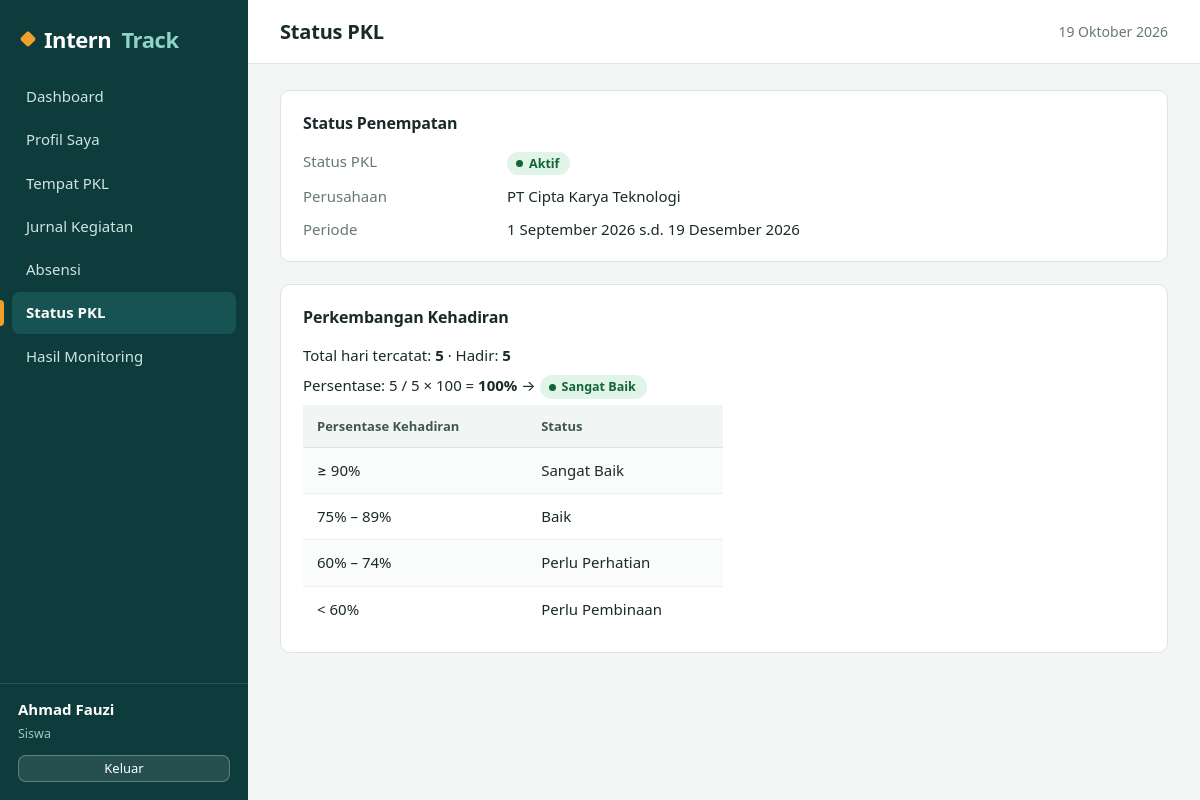
The page /siswa/status.php (signed in) on the database its author committed.
### tables this page shows
CREATE TABLE siswa (
  id_siswa INT AUTO_INCREMENT PRIMARY KEY,
  id_user  INT NOT NULL UNIQUE,
  nis      VARCHAR(20)  NOT NULL UNIQUE,
  nama     VARCHAR(100) NOT NULL,
  kelas    VARCHAR(20),
  jurusan  VARCHAR(60),
  no_hp    VARCHAR(20),
  alamat   VARCHAR(255),
  CONSTRAINT fk_siswa_user FOREIGN KEY (id_user) REFERENCES users(id_user) ON DELETE CASCADE
);

CREATE TABLE penempatan (
  id_penempatan INT AUTO_INCREMENT PRIMARY KEY,
  id_siswa      INT NOT NULL UNIQUE,
  id_perusahaan INT NOT NULL,
  id_pembimbing INT NOT NULL,
  tgl_mulai     DATE NOT NULL,
  tgl_selesai   DATE NOT NULL,
  status        ENUM('Belum Mulai','Aktif','Selesai') NOT NULL DEFAULT 'Belum Mulai',
  CONSTRAINT fk_pen_siswa      FOREIGN KEY (id_siswa)      REFERENCES siswa(id_siswa)           ON DELETE CASCADE,
  CONSTRAINT fk_pen_perusahaan FOREIGN KEY (id_perusahaan) REFERENCES perusahaan(id_perusahaan) ON DELETE RESTRICT,
  CONSTRAINT fk_pen_pembimbing FOREIGN KEY (id_pembimbing) REFERENCES pembimbing(id_pembimbing) ON DELETE RESTRICT
);

CREATE TABLE perusahaan (
  id_perusahaan   INT AUTO_INCREMENT PRIMARY KEY,
  nama_perusahaan VARCHAR(120) NOT NULL,
  alamat          VARCHAR(255),
  bidang          VARCHAR(100),
  kontak          VARCHAR(30)
);

### config/database.php (called while the page is built, shortened)
<?php
function db(): PDO
{
    static $pdo = null;
    if ($pdo === null) {
        try {
            $pdo = new PDO(
                'mysql:host=' . DB_HOST . ';dbname=' . DB_NAME . ';charset=utf8mb4',
                DB_USER,
                DB_PASS,
                [
                    PDO::ATTR_ERRMODE            => PDO::ERRMODE_EXCEPTION,
                    PDO::ATTR_DEFAULT_FETCH_MODE => PDO::FETCH_ASSOC,
                ]
            );
        } catch (PDOException $ex) {
            http_response_code(500);
            exit('Koneksi database gagal. Pastikan database "interntrack" sudah diimpor dan config/database.php benar.');
        }
    }
    return $pdo;
}

### siswa/status.php (the view, shortened to what this page needs)
<?php
require_once __DIR__ . '/../config/app.php';
$p = penempatan_saya();
$judul = 'Status PKL';
include __DIR__ . '/../includes/header.php';
$rk = rekap_kehadiran_semua('p.id_penempatan = ?', [$p['id_penempatan']])[0];
?>
<div class="card"><h3>Status Penempatan</h3>
<dl class="det"><dt>Status PKL</dt><dd><?= badge($p['status']) ?></dd>
<dt>Perusahaan</dt><dd><?= e($p['nama_perusahaan']) ?></dd>
<dt>Periode</dt><dd><?= tgl_id($p['tgl_mulai']) ?> s.d. <?= tgl_id($p['tgl_selesai']) ?></dd></dl></div>
<div class="card"><h3>Perkembangan Kehadiran</h3>
<p>Total hari tercatat: <b><?= $rk['total'] ?></b> &middot; Hadir: <b><?= $rk['hadir'] ?></b></p>
<p>Persentase: <?= $rk['hadir'] ?> / <?= $rk['total'] ?> &times; 100 = <b><?= $rk['pct'] ?>%</b> &rarr; <?= badge($rk['kategori']) ?></p>
<table class="tbl" style="max-width:420px"><tr><th>Persentase Kehadiran</th><th>Status</th></tr>
<tr><td>&ge; 90%</td><td>Sangat Baik</td></tr><tr><td>75% – 89%</td><td>Baik</td></tr>
<tr><td>60% – 74%</td><td>Perlu Perhatian</td></tr><tr><td>&lt; 60%</td><td>Perlu Pembinaan</td></tr></table></div>
<?php include __DIR__ . '/../includes/footer.php'; ?>

### includes/header.php (shortened to what this page needs)
<?php
$u    = user();
$role = $u['role'] ?? '';
if ($role === 'admin') {
    $menu = [
        ['Dashboard', 'admin/dashboard.php'],
        ['Data Siswa', 'admin/siswa.php'],
        ['Data Perusahaan', 'admin/perusahaan.php'],
        ['Data Pembimbing', 'admin/pembimbing.php'],
        ['Penempatan PKL', 'admin/penempatan.php'],
        ['Aktivitas Siswa', 'admin/jurnal.php'],
        ['Kehadiran', 'admin/absensi.php'],
        ['Monitoring', 'admin/monitoring.php'],
        ['Laporan'],
        ['Laporan Data Siswa', 'laporan/siswa.php'],
        ['Laporan Kehadiran', 'laporan/kehadiran.php'],
        ['Laporan Monitoring', 'laporan/monitoring.php'],
    ];
} else {
    $menu = [
        ['Dashboard', 'siswa/dashboard.php'],
        ['Profil Saya', 'siswa/profil.php'],
        ['Tempat PKL', 'siswa/tempat_pkl.php'],
        ['Jurnal Kegiatan', 'siswa/jurnal.php'],
        ['Absensi', 'siswa/absensi.php'],
        ['Status PKL', 'siswa/status.php'],
        ['Hasil Monitoring', 'siswa/monitoring.php'],
    ];
}
$self = str_replace('\\', '/', $_SERVER['SCRIPT_NAME']);
?><!DOCTYPE html>
<html lang="id">
<head>
<link rel="stylesheet" href="<?= url('assets/css/style.css') ?>">
</head>
<body>
<aside class="side">
    <div class="brand">Intern<span>Track</span></div>
    <nav>
    <?php foreach ($menu as $m): ?>
        <?php if (count($m) === 1): ?>
            <div class="nav-h"><?= e($m[0]) ?></div>
        <?php else: $on = substr($self, -strlen('/' . $m[1])) === '/' . $m[1]; ?>
            <a class="<?= $on ? 'on' : '' ?>" href="<?= url($m[1]) ?>"><?= e($m[0]) ?></a>
        <?php endif; ?>
    <?php endforeach; ?>
    </nav>
    <div class="side-foot">
        <b><?= e($u['nama'] ?? '') ?></b>
        <small><?= $role === 'admin' ? 'Admin / Pembimbing' : 'Siswa' ?></small>
        <a class="btn btn-sm btn-light" href="<?= url('auth/logout.php') ?>">Keluar</a>
    </div>
</aside>
<main>
    <header class="top"><h1><?= e($judul ?? '') ?></h1><span class="tgl"><?= tgl_id(date('Y-m-d')) ?></span></header>
    <section class="content">

### config/app.php (shortened to what this page needs)
<?php
require_once __DIR__ . '/database.php';
function e($v): string { return htmlspecialchars((string)$v, ENT_QUOTES, 'UTF-8'); }
function url(string $p = ''): string { return BASE_URL . '/' . ltrim($p, '/'); }
function user() { return $_SESSION['user'] ?? null; }
function siswa_login()
{
    $st = db()->prepare('SELECT * FROM siswa WHERE id_user = ?');
    $st->execute([user()['id_user']]);
    return $st->fetch() ?: null;
}
function penempatan_saya()
{
    $s = siswa_login();
    $st = db()->prepare(
        'SELECT p.*, pr.nama_perusahaan, pr.alamat AS alamat_perusahaan, pr.bidang, pr.kontak,
                pb.nama AS pembimbing, pb.nip, pb.no_hp AS hp_pembimbing
         FROM penempatan p
         JOIN perusahaan pr ON pr.id_perusahaan = p.id_perusahaan
         JOIN pembimbing pb ON pb.id_pembimbing = p.id_pembimbing
         WHERE p.id_siswa = ?'
    );
    $st->execute([$s['id_siswa']]);
    return $st->fetch() ?: null;
}
function kategori_kehadiran(float $pct, int $total = 1): string
{
    if ($pct >= 90) { return 'Sangat Baik'; }
    return 'Perlu Pembinaan';
}
function rekap_kehadiran_semua(string $where = '1=1', array $params = []): array
{
    $sql = "SELECT p.id_penempatan, s.id_siswa, s.nis, s.nama, s.kelas, s.jurusan,
                   pr.nama_perusahaan, pb.nama AS pembimbing, p.status,
                   COUNT(a.id_absensi) AS total,
                   COALESCE(SUM(a.status = 'Hadir'), 0) AS hadir,
                   COALESCE(SUM(a.status = 'Izin'), 0)  AS izin,
                   COALESCE(SUM(a.status = 'Sakit'), 0) AS sakit,
                   COALESCE(SUM(a.status = 'Alpa'), 0)  AS alpa
            FROM penempatan p
            JOIN siswa s       ON s.id_siswa = p.id_siswa
            JOIN perusahaan pr ON pr.id_perusahaan = p.id_perusahaan
            JOIN pembimbing pb ON pb.id_pembimbing = p.id_pembimbing
            LEFT JOIN absensi a ON a.id_penempatan = p.id_penempatan
            WHERE $where
            GROUP BY p.id_penempatan, s.id_siswa, s.nis, s.nama, s.kelas, s.jurusan,
                     pr.nama_perusahaan, pb.nama, p.status
            ORDER BY s.nama";
    $st = db()->prepare($sql);
    $st->execute($params);
    $rows = $st->fetchAll();
    foreach ($rows as &$r) {
        $r['pct'] = $r['total'] > 0 ? round($r['hadir'] / $r['total'] * 100, 1) : 0;
    }
    return $rows;
}
function tgl_id(?string $d): string
{
    $bln = ['', 'Januari', 'Februari', 'Maret', 'April', 'Mei', 'Juni', 'Juli', 'Agustus', 'September', 'Oktober', 'November', 'Desember'];
    $t = strtotime($d);
    return date('j', $t) . ' ' . $bln[(int)date('n', $t)] . ' ' . date('Y', $t);
}
function badge(string $teks): string
{
    $map = [
        'Sangat Baik' => 'ok', 'Baik' => 'info', 'Perlu Perhatian' => 'warn', 'Perlu Pembinaan' => 'bad',
        'Aktif' => 'ok', 'Selesai' => 'info', 'Belum Mulai' => 'muted', 'Belum Ada Data' => 'muted',
        'Hadir' => 'ok', 'Izin' => 'info', 'Sakit' => 'warn', 'Alpa' => 'bad',
    ];
    return '<span class="badge b-' . ($map[$teks] ?? 'muted') . '">' . e($teks) . '</span>';
}

### assets/css/style.css (style rules this page uses)
:root { --ink:#0E3B3C; --ink-2:#175352; --teal:#127A72; --teal-d:#0C5D57; --teal-l:#E3F1EE; --amber:#EFA02B; --amber-l:#FDF1DC; --bg:#F3F6F5; --card:#fff; --line:#DDE5E3; --tx:#1A2A2A; --mut:#667877; --ok:#14633A; --ok-l:#E1F4E8; --info:#1D5A87; --info-l:#E0EEF8; --warn:#8A5A00; --warn-l:#FDF0D5; --bad:#9C2B1F; --bad-l:#FBE4E1; --muted-l:#ECEFEE; --r:10px; --font:"Segoe UI Variable Text","Segoe UI",system-ui,-apple-system,"Helvetica Neue",Arial,sans-serif; }
* { box-sizing:border-box }
html { -webkit-text-size-adjust:100% }
body { margin:0;font:15px/1.55 var(--font);color:var(--tx);background:var(--bg);display:flex;min-height:100vh }
h1,h2,h3 { letter-spacing:-.01em }
a { color:var(--teal-d) }
.side { width:248px;background:var(--ink);color:#fff;display:flex;flex-direction:column;position:sticky;top:0;height:100vh;flex-shrink:0 }
.brand { font-size:22px;font-weight:700;padding:22px 22px 16px;letter-spacing:-.02em;display:flex;align-items:center;gap:10px }
.brand::before { content:"";width:12px;height:12px;border-radius:3px;background:var(--amber);transform:rotate(45deg);flex-shrink:0 }
.brand span { color:#8fd3c9 }
.side nav { flex:1;overflow:auto;padding:4px 12px }
.side nav a { display:block;color:#cfe5e2;text-decoration:none;padding:9px 14px;border-radius:8px;margin-bottom:2px;position:relative;transition:background .15s,color .15s }
.side nav a.on { background:var(--ink-2);color:#fff;font-weight:600 }
.side nav a.on::before { content:"";position:absolute;left:-12px;top:8px;bottom:8px;width:4px;border-radius:0 4px 4px 0;background:var(--amber) }
.side-foot { padding:14px 18px 18px;border-top:1px solid rgba(255,255,255,.12);display:flex;flex-direction:column;gap:2px }
.side-foot b { font-weight:600 }
.side-foot small { color:#9fc7c1;margin-bottom:10px }
main { flex:1;min-width:0 }
.top { background:#fff;border-bottom:1px solid var(--line);padding:16px 32px;display:flex;align-items:center;justify-content:space-between;gap:16px;position:sticky;top:0;z-index:5 }
.top h1 { margin:0;font-size:20px;font-weight:650 }
.top .tgl { color:var(--mut);font-size:14px }
.content { padding:26px 32px 40px;max-width:1280px }
.card { background:var(--card);border:1px solid var(--line);border-radius:var(--r);padding:20px 22px;margin-bottom:22px }
.card h3 { margin:0 0 14px;font-size:16px;font-weight:650 }
.card p { margin:.4em 0 }
.btn { display:inline-flex;align-items:center;justify-content:center;gap:6px;border:1px solid #c9d6d3;background:#fff;color:var(--tx);padding:8px 15px;border-radius:8px;cursor:pointer;font:inherit;font-weight:500;text-decoration:none;line-height:1.3;transition:background .15s,border-color .15s }
.btn-light { background:rgba(255,255,255,.1);border-color:rgba(255,255,255,.28);color:#fff }
.btn-sm { padding:4px 11px;font-size:13px }
table.tbl { width:100%;border-collapse:collapse }
.tbl th,.tbl td { padding:11px 14px;border-bottom:1px solid #eaf0ee;text-align:left;vertical-align:top }
.tbl tr:last-child td { border-bottom:0 }
.tbl th { background:#f1f6f5;font-size:13px;font-weight:650;color:#3f5654;white-space:nowrap;border-bottom:1px solid var(--line);position:sticky;top:0 }
.tbl tbody tr:nth-child(even) td,.tbl tr:nth-child(even) td { background:#fafcfb }
.badge { display:inline-flex;align-items:center;gap:6px;padding:2px 11px 2px 9px;border-radius:99px;font-size:12.5px;font-weight:600;white-space:nowrap }
.badge::before { content:"";width:7px;height:7px;border-radius:50%;background:currentColor }
.b-ok { background:var(--ok-l);color:var(--ok) }
dl.det { display:grid;grid-template-columns:190px 1fr;gap:10px 14px;margin:0 }
dl.det dt { color:var(--mut) }
dl.det dd { margin:0;font-weight:500 }

### rows shown on the page
siswa: nama "Ahmad Fauzi"
penempatan: status "Aktif", id_perusahaan.nama_perusahaan "PT Cipta Karya Teknologi", tgl_mulai "1 September 2026", tgl_selesai "19 Desember 2026"

### other values the page prints
$m[0] "Dashboard"
$m[0] "Profil Saya"
$m[0] "Tempat PKL"
$m[0] "Jurnal Kegiatan"
$m[0] "Absensi"
$m[0] "Status PKL"
$m[0] "Hasil Monitoring"
$judul "Status PKL"
$rk['total'] "5"
$rk['hadir'] "5"
$rk['pct'] "100"
$teks "Sangat Baik"
